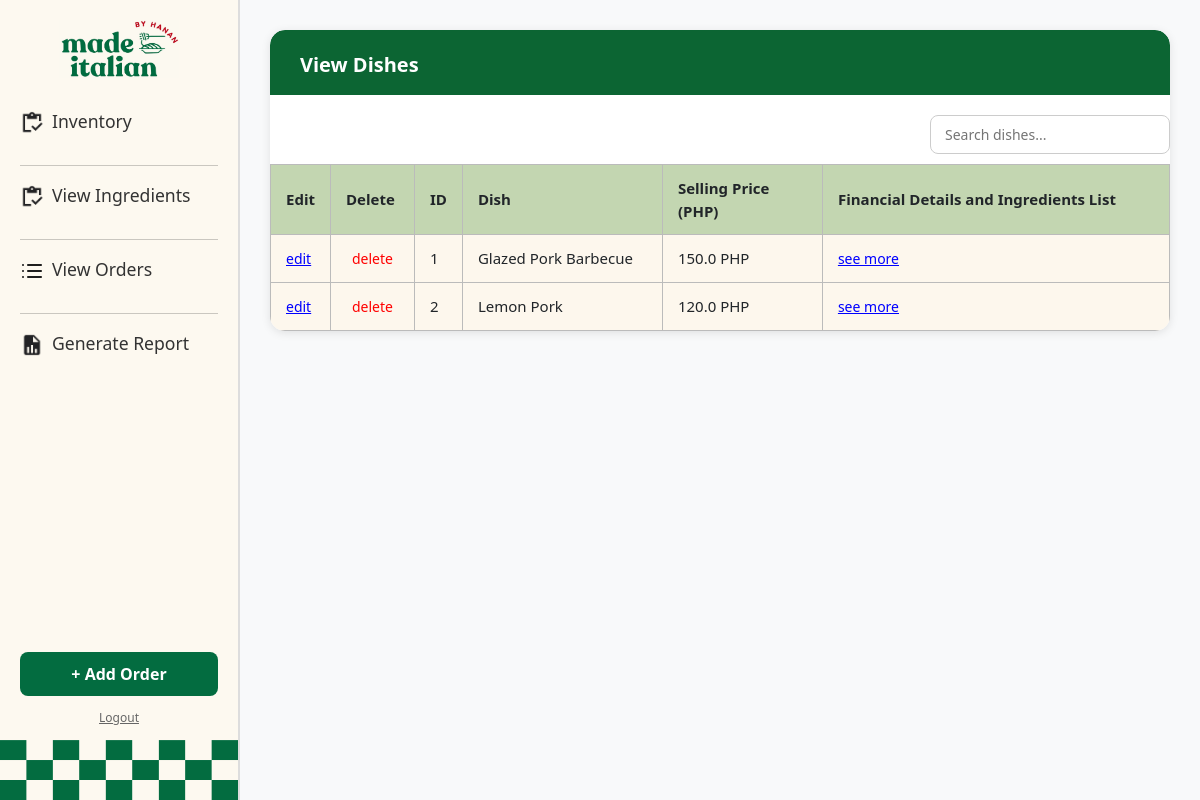
The page /dishes on the database as committed earlier.
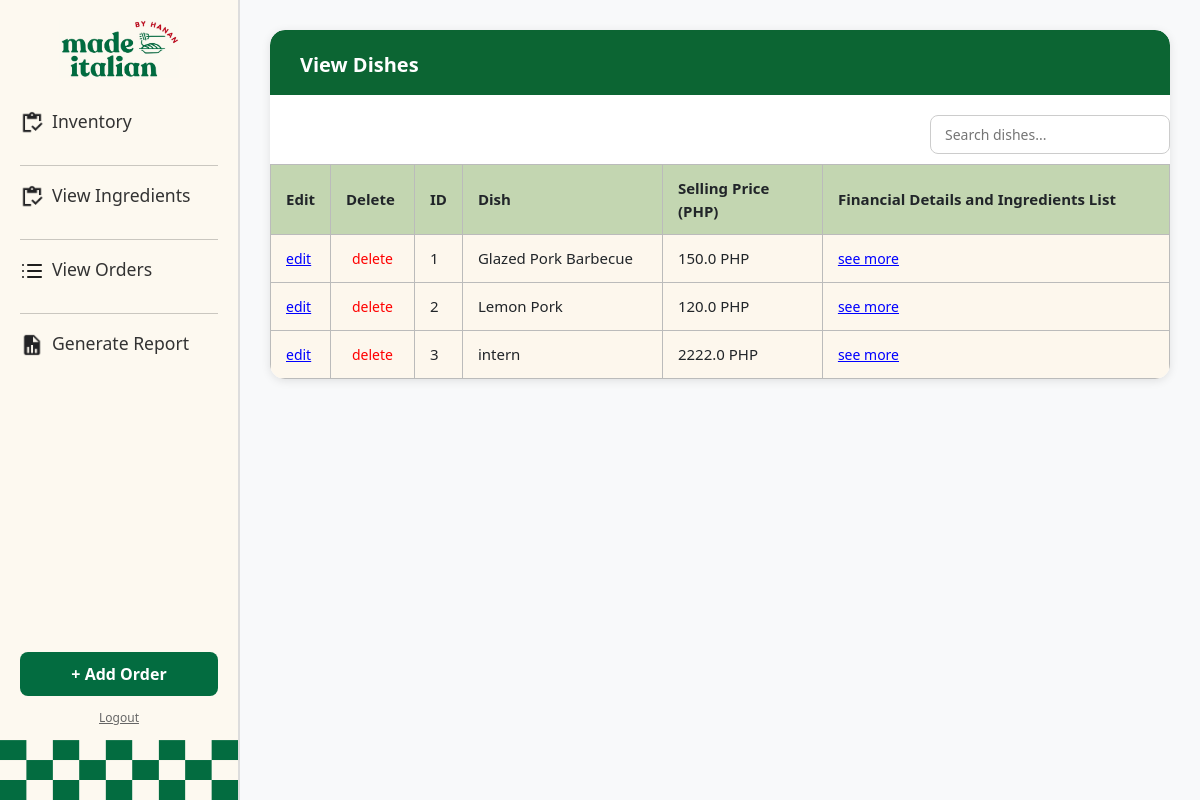
The same page on the database as committed later.
### hananApp/models.py (models this page shows)
class Dish(models.Model):
    id = models.BigAutoField(primary_key=True)
    name = models.CharField(max_length=255)
    price = models.FloatField()

### hananApp/views.py (the view)
# urls.py: path('dishes', views.dishes, name='dishes'),
def dishes(request):
    logger.info("Entered view: dishes")
    dishes = Dish.objects.prefetch_related('recipedetails_set__ingredient')
    for dish in dishes:
        total_cost = 0.0
        for rd in dish.recipedetails_set.all():
            total_cost += rd.quantity_used * rd.ingredient.price_per_unit
        dish.estimated_cost = round(total_cost, 2)  # Attach as a temporary attribute
    context = {
        'dishes': dishes
    }
    return render(request, 'hananApp/dishes.html', context)

### hananApp/templates/hananApp/dishes.html (shortened to what this page needs)
{% extends 'hananApp/base.html' %}
{% block content %}
<div class="table-wrapper">
    <div class="table-header">View Dishes</div>
    <div class="search-container">
        <input type="text" id="dishSearch" placeholder="Search dishes...">
    </div>
    <table class="dishes-table" id="dishesTable">
        <thead>
            <tr>
                <th style="width: 60px;">Edit</th>
                <th style="width: 60px;">Delete</th>
                <th style="width: 40px;">ID</th>
                <th style="width: 200px;">Dish</th>
                <th style="width: 160px;">Selling Price (PHP)</th>
                <th>Financial Details and Ingredients List</th>
            </tr>
        </thead>
        <tbody>
            {% for dish in dishes %}
            <tr>
                <td><a href="{% url 'edit_dish' dish.id %}" class="edit-btn">edit</a></td>
                <td>
                    <form action="{% url 'delete_dish' dish.id %}" method="POST" style="display:inline;">
                        <button type="submit" style="border:none; background:none; color:red; cursor:pointer; font-size:14px;" onclick="return confirm('Are you sure you want to delete this dish?');">
                            delete
                        </button>
                    </form>
                </td>
                <td>{{ forloop.counter }}</td>
                <td class="dish-name">{{ dish.name }}</td>
                <td>{{ dish.price }} PHP</td>
                <td>
                    <a href="#"
                       class="see-more-link"
                       data-name="{{ dish.name }}"
                       data-price="{{ dish.price }}"
                       data-cost="{{ dish.estimated_cost }}"
                       data-ingredients='[
                           {% for rd in dish.recipedetails_set.all %}
                               {"name": "{{ rd.ingredient.name }}", "quantity": "{{ rd.quantity_used }}", "unit": "{{ rd.ingredient.get_unit_display }}"}
                               {% if not forloop.last %},{% endif %}
                           {% endfor %}
                       ]'>
                       see more
                    </a>
                </td>
            </tr>
            {% endfor %}
        </tbody>
    </table>
</div>
{% endblock %}

Rows that differ between the two databases and show on the page:
added Dish: name "intern", price "2222.0"
